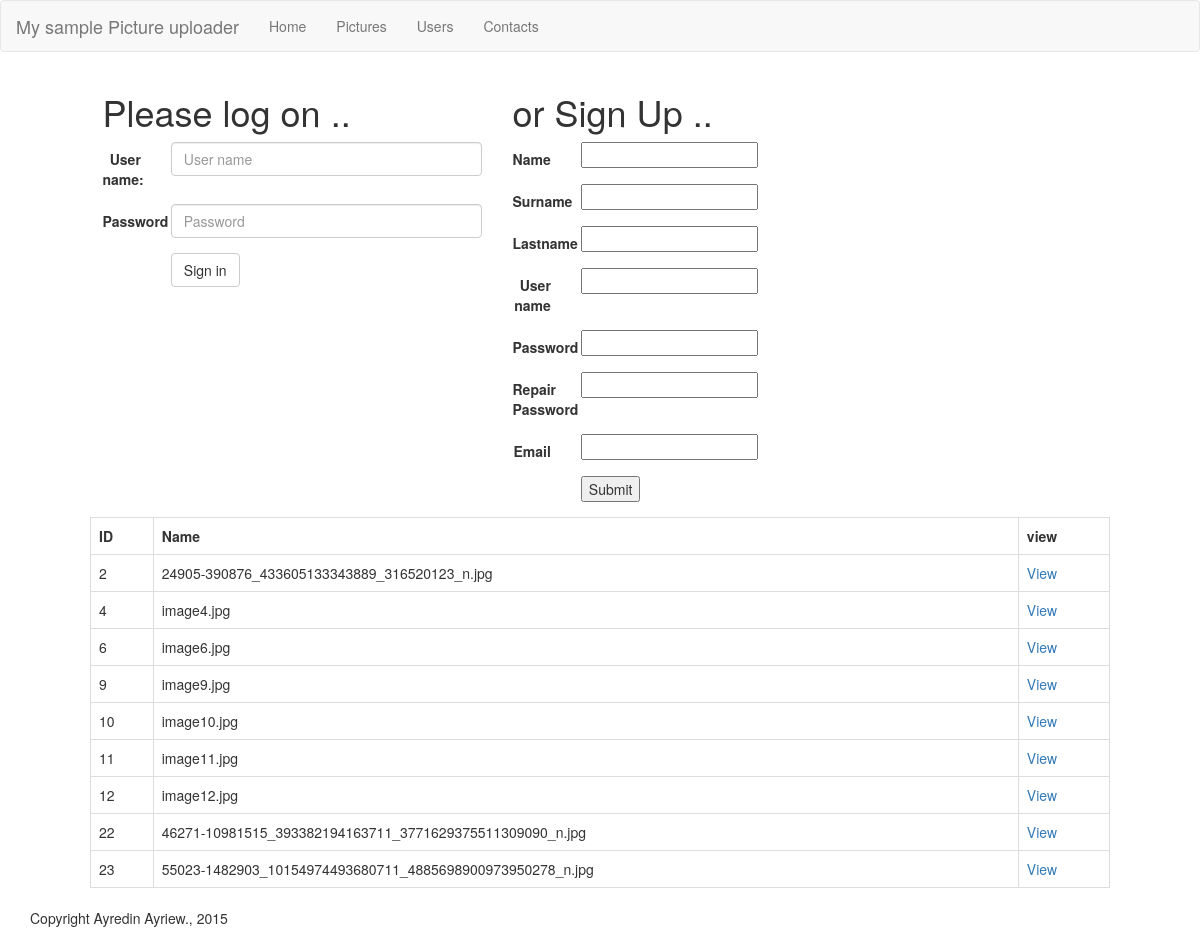
The page / on the database its author committed.
### tables this page shows
CREATE TABLE IF NOT EXISTS `pictures` (
`ID` int(11) NOT NULL,
  `name` varchar(250) NOT NULL,
  `text` varchar(250) NOT NULL,
  `user_id` int(11) NOT NULL,
  `comment_count` int(11) NOT NULL,
  `date` timestamp NOT NULL DEFAULT CURRENT_TIMESTAMP ON UPDATE CURRENT_TIMESTAMP
);

### application/front/front.php (called while the page is built, shortened)
<?php
	class Front extends Application {
		function __construct() {
			$this->template = 'main';
		}
	}
?>

### application/front/controllers/Home.php (called while the page is built, shortened)
<?php
	class HomeController extends Front {
	function index() {
		$this->data['pictures'] = $this->Pictures->findAll('', array('limit'=>10));
		$this->loadView('home/index',$this->data);
	   }
    }

### index.php (called while the page is built, shortened)
<?php
	require_once('application/base.php');
	$application = new Application();
	$application->loadController();
?>

### application/front/models/DB.php (called while the page is built, shortened)
<?php
	class DB {
		function findAll($conditions = '', $params = array()) {
			return $this->select($this->table, $conditions, $params + array('primary' => $this->primary));
		}
		public function select($table, $conditions = '', $params = array()) {
			$sql = "SELECT * FROM ".$table." ".$this->processConditions($conditions).$this->processParams($params);
			return $this->query($sql, $params);
		}
		function processParams($params) {
			$return .= $params['group'] ? 'GROUP BY '.$params['group'].' ' : '';
			$return .= $params['order'] ? 'ORDER BY '.$params['order'].' ' : '';
			$return .= $params['limit'] ? 'LIMIT '.$params['limit'].' ' : '';
			return $return;
		}
		function processConditions($array) {
			if (is_array($array) == false) {
				return strlen($array) ? 'WHERE '.$array : '';
			}
			return 'WHERE '.implode(' AND ', $return).' ';
		}
		public function query($sql, $params = array()) {
			$query = $this->__query($sql);
			if ($params['first']) {
				$rows = mysql_fetch_assoc($query);
				if (isset($rows[$params['first']]))
					$rows = $rows[$params['first']];
			} else if ($params['primary']) {
				while ($row = mysql_fetch_assoc($query))
					$rows[$row[$params['primary']]] = $row;
			} else {
				while ($row = mysql_fetch_assoc($query))
					$rows[] = $row;
			}
			return $params['page'] == 0 ? $rows : array('Count' => $count, 'Pages' => ceil($count / PER_PAGE), 'Rows' => $rows);
		}
		public function __query($sql) {
			$result = mysql_query($sql) or die(mysql_error().' '.$sql);
			return $result;
		}
	}
?>

### application/front/views/home/index.php (the view)
<div id="content" class="left">
<?php
    if(empty($_SESSION['user'])){
?>
    <div class="row">
	<div class="col-md-push-1 col-md-4">
        <h1>Please log on ..</h1>
	<form class="form-horizontal" method="POST" action="<?php echo $this->buildLink('home/login');?>">
	    <div class="form-group">
	      <label for="inputUsername" class="col-sm-2 control-label">User name: </label>
	      <div class="col-sm-10">
		<input type="text" class="form-control" name="user_name" placeholder="User name">
	      </div>
	    </div>
	    <div class="form-group">
		<label for="inputPassword3" class="col-sm-2 control-label">Password</label>
		<div class="col-sm-10">
		  <input type="password" class="form-control" name="password" placeholder="Password">
		</div>
	    </div>
	    <div class="form-group">
		<div class="col-sm-offset-2 col-sm-10">
		    <button type="submit" name="Action" class="btn btn-default">Sign in</button>
		</div>
	    </div>
	</form>
	</div>
    <div class="col-md-push-1 col-md-4">
        <h1>or Sign Up ..</h1>
	<form class="form-horizontal" method="POST" action = "<?php echo $this->buildLink('home/registrate');?>">
	    <div class="form-group">
	      <label for="inputName" class="col-sm-2 control-label">Name</label>
	      <div class="col-sm-10">
		<input type="text" name="User[name]" value="<?php echo $_POST['User']['name']; ?>">
	      </div>
	    </div>
	    <div class="form-group">
	      <label for="inputSurname" class="col-sm-2 control-label">Surname</label>
	      <div class="col-sm-10">
		<input type="text" name="User[surname]" value="<?php echo $_POST['User']['surname']; ?>">
	      </div>
	    </div>
	    <div class="form-group">
	      <label for="inputLastname" class="col-sm-2 control-label">Lastname</label>
	      <div class="col-sm-10">
		<input type="text" name="User[lastname]" value="<?php echo $_POST['User']['lastname']; ?>">
	      </div>
	    </div>
	    <div class="form-group">
	      <label for="inputLastname" class="col-sm-2 control-label">User name</label>
	      <div class="col-sm-10">
		<input type="text" name="User[user_name]" value="<?php echo $_POST['User']['user_name']; ?>">
	      </div>
	    </div>
	    <div class="form-group">
		<label for="inputPassword" class="col-sm-2 control-label">Password</label>
		<div class="col-sm-10">
		  <input type="text" name="Password[first]" value="<?php echo $_POST['User']['password']; ?>">
		</div>
	    </div>
	    <div class="form-group">
		<label for="inputPassword2" class="col-sm-2 control-label">Repair Password</label>
		<div class="col-sm-10">
		  <input type="text" name="Password[second]" value="<?php echo $_POST['User']['password']; ?>">
		</div>
	    </div>
	    <div class="form-group">
	      <label for="inputEmail" class="col-sm-2 control-label">Email</label>
	      <div class="col-sm-10">
		<input type="text" name="User[email_address]" value="<?php echo $_POST['User']['email_address']; ?>">
	      </div>
	    </div>
	    <div class="form-group">
		<div class="col-sm-offset-2 col-sm-10">
		    <input type="submit" name="Action" value="Submit">
		</div>
	    </div>
	</form>
	</div>
	<?php
    }
	?>
    <div class="row">
	    <div class="col-md-push-1 col-md-10">
		<table class="table table-bordered">
                <tr>
                    <th>ID</th>
                    <th>Name</th>
                    <th>view</th>
                </tr>
<?php
        foreach ($pictures as $row) {
?>
                <tr>
                    <td><?php echo $row['ID']; ?></td>
                    <td><?php echo $row['name']; ?></td>
                    <td><a href="<?php echo $this->buildLink('picture/view/' . $row['ID']); ?>"> View </a></td>
                </tr>
<?php
        }
?>
            </table>
	    </div>
	</div>
</div>

### application/base.php (shortened to what this page needs)
<?php
	class Application {
		function __construct() {
			$url = PATH == '/' ? $_SERVER['REQUEST_URI'] : str_replace(PATH, '', $_SERVER['REQUEST_URI']);
			$this->uri = array_map('addslashes', preg_split('[\\/]', strtok($url, '?'), -1, PREG_SPLIT_NO_EMPTY));
			$this->uri = array_map('urldecode', $this->uri);
			$file = 'application/'.$this->uri[0].'/'.$this->uri[0].'.php';
			if (file_exists($file)) {
				require_once($file);
				list($this->module, $this->controller, $this->method, $this->parameter) = $this->uri;
			} else {
				$file = 'application/front/front.php';
				$this->module = 'front';
				list($this->controller, $this->method, $this->parameter) = $this->uri;
			}
			$this->controller = implode('', array_map('ucfirst', explode('-', '-'.$this->controller)));
			$this->path = 'application/'.$this->module.'/';
			$this->path_template = PATH . $this->path.'views/templates/'.$this->template.'/';
		}
		function loadController() {
			$file = $this->path.'controllers/'.$this->controller.'.php';
			if (file_exists($file) == false) {
				$this->controller = DEFAULT_CONTROLLER;
			}
			$controller = new $class_name();
			if (method_exists($controller, $this->method))
			 	$controller->{$this->method}($this->parameter);
			else if (method_exists($controller, 'index'))
				$controller->index($this->method);
			else
				$this->redirect($this->buildLink());
		}
		function loadView($view, $vars = '', $header = 1) {
			if ($header)
				require_once($this->path.'views/templates/'.$this->template.'/header.php');
			require($this->path.'views/'.$view.'.php');
			if ($header)
				require_once($this->path.'views/templates/'.$this->template.'/footer.php');
		}
		function buildLink($route = '', $module = '') {
			$module = $module ? $module : $this->module;
			$module = $module == 'front' ? '' : $module.'/';
			$this->ssl_pages = array('account/', 'checkout', 'card');
			if (SSL_ENABLE) {
				if (in_array($module, $this->ssl_pages))
					$ssl_enabled = true;
				else {
					$route_array = explode('/', $route);
				}
			}
			return 'http'.($ssl_enabled ? 's' : '') .'://'. DOMAIN . PATH . $module . ($route ? $route . '/' : '');
		}
	}
?>

### application/front/views/templates/main/header.php (shortened to what this page needs)
<!DOCTYPE html>
<html lang="en">
    <head>
    <link href="<?php echo $this->path_template;?>css/bootstrap.min.css" rel="stylesheet">
    <section>
	<nav class="navbar navbar-default">
	    <div class="container-fluid">
		<div class="navbar-header">
		    <a class="navbar-brand" href="<?php echo $this->buildLink('home'); ?>">My sample Picture uploader</a>
		</div>
		<div class="collapse navbar-collapse" id="bs-example-navbar-collapse-1">
		    <ul class="nav navbar-nav">
			<li><a href="<?php echo $this->buildLink('home');?>">Home </a></li>
			<li><a href="<?php echo $this->buildLink('pictures');?>">Pictures</a></li>
			<li><a href="<?php echo $this->buildLink('users');?>">Users</a></li>
			<li><a href="<?php echo $this->buildLink('contacts');?>">Contacts</a></li>
		    </ul>
		</div>
	    </div>
	     </nav>
	</section>
    </head>
<body>

### application/front/views/templates/main/footer.php (shortened to what this page needs)
<footer id="footer">
            <div class="copyright">
                <div class="container">
                    <div class="row">
                        <div class="col-xs-12 col-sm-6 col-md-6">Copyright Ayredin Ayriew., 2015
                        <br />
                    </div>
                </div>
            </div>
        </footer>
    </body>
</html>

### rows shown on the page
pictures: ID "2", name "24905-390876_433605133343889_316520123_n.jpg"
pictures: ID "4", name "image4.jpg"
pictures: ID "6", name "image6.jpg"
pictures: ID "9", name "image9.jpg"
pictures: ID "10", name "image10.jpg"
pictures: ID "11", name "image11.jpg"
pictures: ID "12", name "image12.jpg"
pictures: ID "22", name "46271-10981515_393382194163711_3771629375511309090_n.jpg"
pictures: ID "23", name "55023-1482903_10154974493680711_4885698900973950278_n.jpg"
